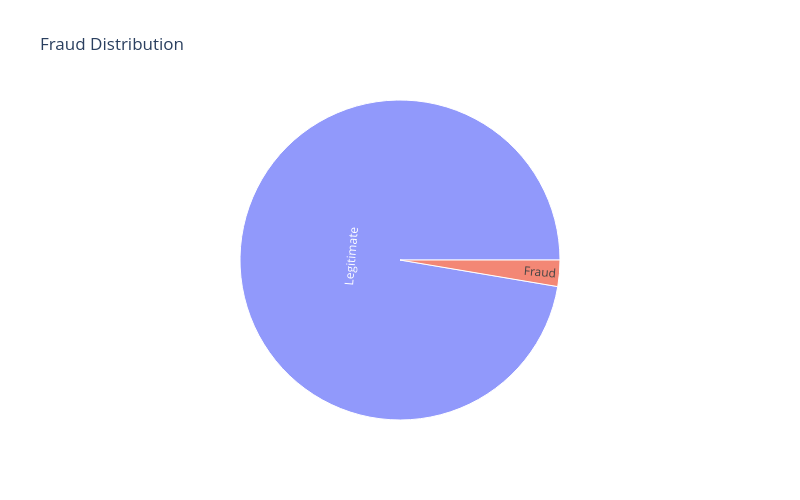

Here is the notebook cell this chart was saved with:
### Code cell
# Visulization of the target variable
fraud_distribution = (finlora_data["is_fraud"].value_counts(normalize=True).mul(100).round(2).reset_index())

fraud_distribution.columns = ["is_fraud", "proportion"]

# Convert fraud codes to meaningful labels
fraud_distribution["is_fraud"] = fraud_distribution["is_fraud"].map({0: "Legitimate", 1: "Fraud"})

fig = px.sunburst(fraud_distribution, path=["is_fraud"], values="proportion", title="Fraud Distribution")

fig.update_layout(plot_bgcolor="white", paper_bgcolor="white", showlegend=False,  width=800, height=500,)

fig.show()

### Figure 1 — Plotly figure (JSON) as saved in the notebook; plotly's stock layout.template omitted (floating-point values rounded to 4 significant figures)
{"data": [{"branchvalues": "total", "domain": {"x": [0, 1], "y": [0, 1]}, "hovertemplate": "labels=%{label}<br>proportion=%{value}<br>parent=%{parent}<br>id=%{id}<extra></extra>", "ids": ["Legitimate", "Fraud"], "labels": ["Legitimate", "Fraud"], "name": "", "parents": ["", ""], "type": "sunburst", "values": [97.34, 2.66]}], "layout": {"height": 500, "legend": {"tracegroupgap": 0}, "paper_bgcolor": "white", "plot_bgcolor": "white", "showlegend": false, "title": {"text": "Fraud Distribution"}, "width": 800}}
